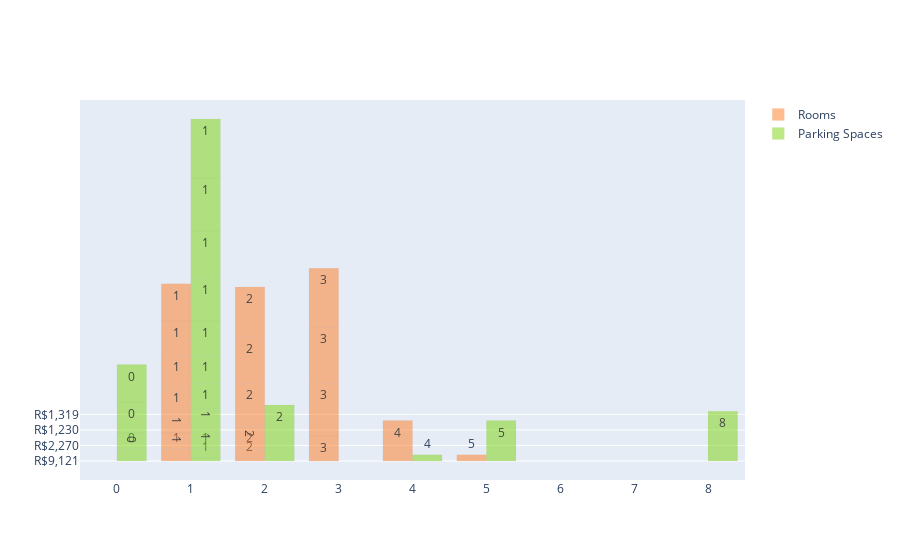

Here is the notebook cell this chart was saved with:
### Markdown cell above
<a id="5"></a><br>
## Visualization

### Code cell
y=rent1.total[:20]

trace1=go.Bar(
              x=rent1.rooms,
              y=y,
              name="Rooms",
              marker=dict(color="rgba(255,122,32,0.5)",
                          line=dict(color="rgb(0,0,0)",width=0.025)),
              text=rent1.rooms
)

trace2=go.Bar(
              x=rent1["parking spaces"],
              y=y,
              name="Parking Spaces",
              marker=dict(color="rgba(123,212,10,0.5)",
                        line=dict(color="rgb(0,0,0)",width=0.025)),
              text=rent1["parking spaces"]
    
)

data=[trace1,trace2]
layout=go.Layout(barmode="group")
fig=go.Figure(data=data,layout=layout)
iplot(fig)

### Figure 1 — Plotly figure (JSON) as saved in the notebook; plotly's stock layout.template omitted (floating-point values rounded to 4 significant figures; data arrays with more than 128 entries replaced by an {"elided": "..."} marker saying what was removed)
{"data": [{"marker": {"color": "rgba(255,122,32,0.5)", "line": {"color": "rgb(0,0,0)", "width": 0.025}}, "name": "Rooms", "text": {"elided": "6080 float values"}, "type": "bar", "x": {"elided": "6080 int values"}, "y": ["R$9,121", "R$1,493", "R$12,680", "R$2,116", "R$1,257", "R$2,270", "R$7,389", "R$1,984", "R$2,963", "R$3,470", "R$1,230", "R$1,963", "R$2,555", "R$22,790", "R$4,691", "R$1,319", "R$3,640", "R$3,813", "R$10,630", "R$5,269"]}, {"marker": {"color": "rgba(123,212,10,0.5)", "line": {"color": "rgb(0,0,0)", "width": 0.025}}, "name": "Parking Spaces", "text": {"elided": "6080 float values"}, "type": "bar", "x": {"elided": "6080 int values"}, "y": ["R$9,121", "R$1,493", "R$12,680", "R$2,116", "R$1,257", "R$2,270", "R$7,389", "R$1,984", "R$2,963", "R$3,470", "R$1,230", "R$1,963", "R$2,555", "R$22,790", "R$4,691", "R$1,319", "R$3,640", "R$3,813", "R$10,630", "R$5,269"]}], "layout": {"barmode": "group"}}
